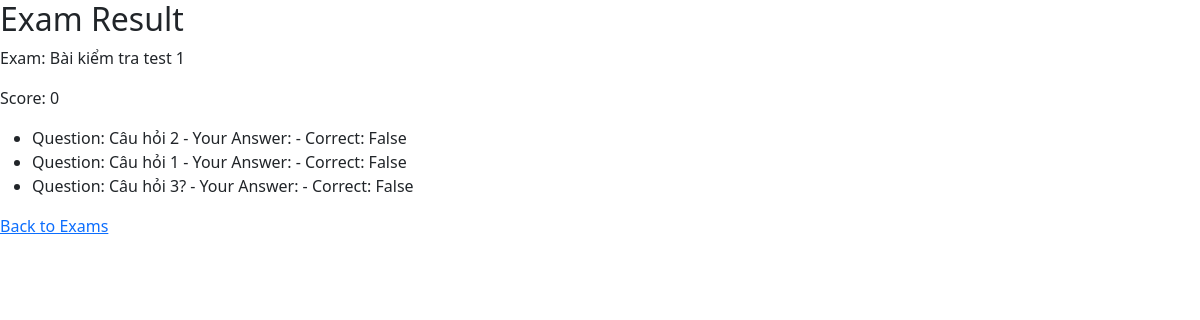
Screenshot of /result/9 (signed in) with the database file from the repository.
### quiz/models/quiz.py (models this page shows, shortened)
class CommonAbstract(models.Model):
    created_at = models.DateTimeField(editable=False, null=True, blank=True, verbose_name='Thời điểm tạo')
    updated_at = models.DateTimeField(auto_now_add=True, verbose_name='Thời điểm cập nhật')
    class Meta:
        ordering = ('-created_at',)
        abstract = True

class Result(CommonAbstract):
    id = models.AutoField(auto_created=True, primary_key=True, serialize=False, verbose_name='ID')
    user = models.ForeignKey(CustomUser, on_delete=models.SET_NULL, null=True, verbose_name='Người thực hiện')
    exam = models.ForeignKey(Exam, on_delete=models.SET_NULL, null=True, verbose_name='Bài thi')
    score = models.IntegerField(default=0, verbose_name='Điểm số')
    class Meta:
        ordering = ('-created_at',)
        verbose_name = 'Kết quả thi'
        verbose_name_plural = 'Kết quả thi'
        db_table = 'results'

class Exam(CommonAbstract):
    id = models.AutoField(auto_created=True, primary_key=True, serialize=False, verbose_name='ID')
    title = models.CharField(max_length=255, verbose_name='Tên bài kiểm tra')
    room_name = models.CharField(max_length=255, verbose_name='Tên phòng thi')
    start_time = models.DateTimeField(verbose_name='Thời gian bắt đầu')
    finish_time = models.DateTimeField(verbose_name='Thời gian kết thúc')
    time_todo = models.IntegerField(default=15, verbose_name='Thời gian làm bài (phút)')
    room_code = models.CharField(max_length=15, unique=True, verbose_name='Mã phòng thi')
    created_by = models.CharField(max_length=255, verbose_name='Người tạo')
    class Meta:
        ordering = ('-created_at',)
        verbose_name = 'QL Bài kiểm tra'
        verbose_name_plural = 'QL Bài kiểm tra'
        db_table = 'exams'

class ResultDetail(CommonAbstract):
    id = models.AutoField(auto_created=True, primary_key=True, serialize=False, verbose_name='ID')
    result = models.ForeignKey(Result, on_delete=models.CASCADE, verbose_name='Bài kiểm tra')
    question = models.ForeignKey(Question, on_delete=models.SET_NULL, null=True, verbose_name='Câu hỏi')
    answer = models.ForeignKey(Answer, on_delete=models.SET_NULL, null=True, verbose_name='Đáp án lựa chọn')
    is_correct = models.BooleanField(default=False, verbose_name='Kết quả (Đ/S)')
    class Meta:
        ordering = ('-created_at',)
        verbose_name = 'Kết quả câu hỏi'
        verbose_name_plural = 'Kết quả câu hỏi'
        db_table = 'result_details'

class Question(CommonAbstract):
    id = models.AutoField(auto_created=True, primary_key=True, serialize=False, verbose_name='ID')
    exam = models.ForeignKey(Exam, on_delete=models.CASCADE, verbose_name='Bài kiểm tra')
    question_text = models.CharField(max_length=255, verbose_name='Câu hỏi')
    class Meta:
        ordering = ('-created_at',)
        verbose_name = 'QL Câu hỏi'
        verbose_name_plural = 'QL Câu hỏi'
        db_table = 'questions'

### quiz/views/quiz.py (the view)
# urls.py: path('result/<pk>', result_view, name='result'),
@login_required(login_url='/login/')
def result_view(request, pk):
    try:
        result = Result.objects.get(pk=pk)
    except Result.DoesNotExist:
        return Http404()
    return render(request, 'quiz/result.html', {'result': result})

### templates/quiz/result.html (shortened to what this page needs)
{% extends 'base.html' %}
{% load static %}
{% block content %}
<h2>Exam Result</h2>
<p>Exam: {{ result.exam.title }}</p>
<p>Score: {{ result.score }}</p>
<ul>
    {% for detail in result.resultdetail_set.all %}
        <li>
            Question: {{ detail.question.question_text }} - Your Answer: {{ detail.answer.answer_text }} - Correct: {{ detail.is_correct }}
        </li>
    {% endfor %}
</ul>
<a href="{% url 'index' %}">Back to Exams</a>
{% endblock content %}

### static/assets/css/base.css (style rules this page uses)
* { margin: 0; padding: 0; box-sizing: border-box; }
.log-reg-section form, p { width: 100%; }

### rows the page displays
Result: exam "Bài kiểm tra test 1", score "0"
ResultDetail: question.question_text "Câu hỏi 2", is_correct "False"
ResultDetail: question.question_text "Câu hỏi 1", is_correct "False"
ResultDetail: question.question_text "Câu hỏi 3?", is_correct "False"
